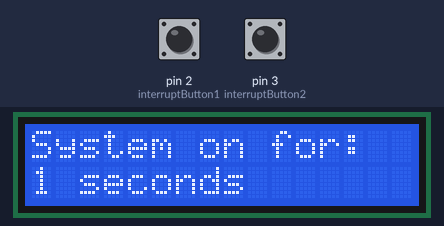
A sketch run on a simulated Arduino Uno, built with avr-gcc and run on an emulated ATmega328P. Parts: 16×2 character LCD. The inputs (shaded band) are chosen by the test bench; at power-on: pin 2 (interruptButton1) HIGH, pin 3 (interruptButton2) HIGH.

Above: at 1.2 s.
1.3 s: pin 2 (interruptButton1) pulled LOW for 0.15 s
At 2.5 s:
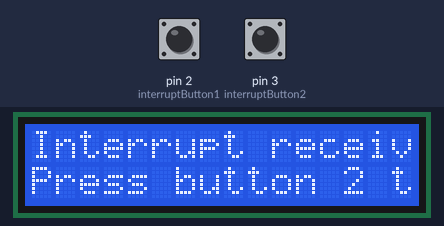
4.4 s: pin 3 (interruptButton2) pulled LOW for 0.15 s
At 4.9 s:
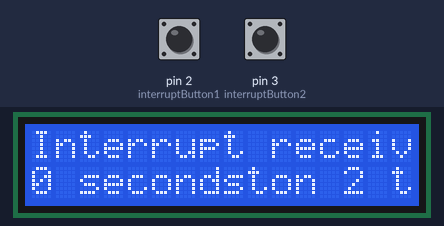
7.5 s: pin 2 (interruptButton1) pulled LOW for 1 s
At 8.5 s:
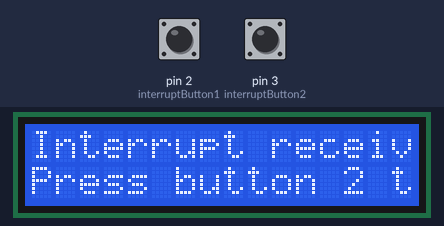
11.5 s: pin 3 (interruptButton2) pulled LOW for 1 s
At 12.3 s:
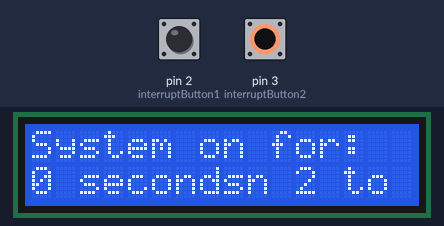
15.5 s: pin 2 (interruptButton1) pulled LOW for 0.15 s
At 16.8 s:
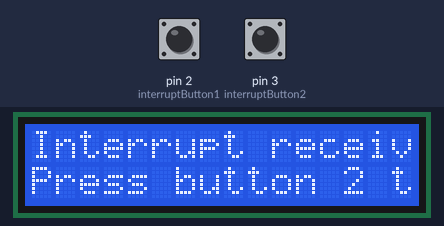
21.6 s: pin 3 (interruptButton2) pulled LOW for 0.15 s
At 22.4 s:
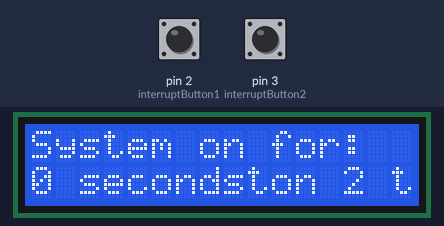
Timing chart, 0 to 24.6 s (numbered marks = the images above; inputs shaded):
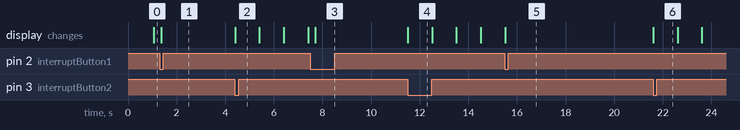

Measured:
- after the input at 1.3 s, the display: changes after 0.08 s (image 1)
- after the input at 4.4 s, the display: changes at once (image 2)
- after the input at 7.5 s, the display: changes after 0.21 s (image 3)
- after the input at 11.5 s, the display: changes at once (image 4)
- after the input at 15.5 s, the display: changes at once (image 5)
- after the input at 21.6 s, the display: first changes at once (image 6 shows a later state)

The sketch:

rjain56-Lab8.ino
```cpp
/*
 * LCD Interrupt Program
 *  Rahin Jain, rjain56@uic,edu 665219123
 * Description:
 * This program uses an Arduino with a 16x2 LCD display and two push buttons. The system operates in two states:
 * - Normal State: Displays the elapsed time since the system started in seconds.
 * - Interrupt State: Activated when Button 1 is pressed, displaying an interrupt message. Button 2 returns the system to the normal state.
 *
 * Assumptions:
 * - Button 1 and Button 2 are connected to pins 2 and 3 respectively, which are configured to handle interrupts.
 * - The LCD display is connected with the specified pin configuration (pins 12, 11, 7, 6, 5, 4).
 * - Button 1 triggers an interrupt to display a message, and Button 2 resets the system to the normal state.
 * - Interrupts are triggered on a falling edge signal.
 * - The LCD screen is a standard 16x2 character display.
 */

#include <LiquidCrystal.h>

// Setup for LCD display
LiquidCrystal lcdDisplay(12, 11, 7, 6, 5, 4);

// Button pin definitions
const int interruptButton1 = 2;
const int interruptButton2 = 3;

// System state variables
volatile int systemState = 0; // 0: Normal operation, 1: Interrupt state
volatile unsigned long systemStartTime = 0;

String lcdLineOne = "";
String lcdLineTwo = "";

void setup() {
  // Configure button pins as inputs with pull-up resistors
  pinMode(interruptButton1, INPUT_PULLUP);
  pinMode(interruptButton2, INPUT_PULLUP);

  // Attach interrupts to buttons for state changes
  attachInterrupt(digitalPinToInterrupt(interruptButton1), handleButton1Interrupt, FALLING);
  attachInterrupt(digitalPinToInterrupt(interruptButton2), handleButton2Interrupt, FALLING);

  // Initialize the LCD display
  lcdDisplay.begin(16, 2);
  initializeDisplay();
  systemStartTime = millis();
}

void loop() {
  unsigned long currentMillis = millis();

  if (systemState == 0) {
    updateElapsedTime(currentMillis); // Update the display with the elapsed time
  }
  else if (systemState == 1) {
    displayInterruptMessage(); // Display the interrupt message
  }
}

void updateElapsedTime(unsigned long currentMillis) {
  lcdDisplay.setCursor(0, 1);
  lcdDisplay.print((currentMillis - systemStartTime) / 1000); // Calculate and display elapsed seconds
  lcdDisplay.print(" seconds");
}

void displayInterruptMessage() {
  lcdDisplay.clear();
  lcdDisplay.setCursor(0, 0);
  lcdDisplay.print(lcdLineOne); // Display the first line of the interrupt message
  lcdDisplay.setCursor(0, 1);
  lcdDisplay.print(lcdLineTwo); // Display the second line of the interrupt message
}

void initializeDisplay() {
  lcdDisplay.clear();
  lcdDisplay.setCursor(0, 0);
  lcdDisplay.print("System on for:"); // Initial message indicating system is running
  lcdDisplay.setCursor(0, 1);
  lcdDisplay.print("0 seconds"); // Start time display
}

// Interrupt Service Routine for Button 1
void handleButton1Interrupt() {
  systemState = 1; // Set system state to interrupt mode
  lcdLineOne = "Interrupt received!"; // Set message for the first line
  lcdLineTwo = "Press button 2 to continue"; // Set message for the second line
}

// Interrupt Service Routine for Button 2
void handleButton2Interrupt() {
  if (systemState == 1) {
    systemState = 0; // Reset system state to normal operation
    systemStartTime = millis(); // Restart the timer
    initializeDisplay(); // Reinitialize the display
  }
}
```
